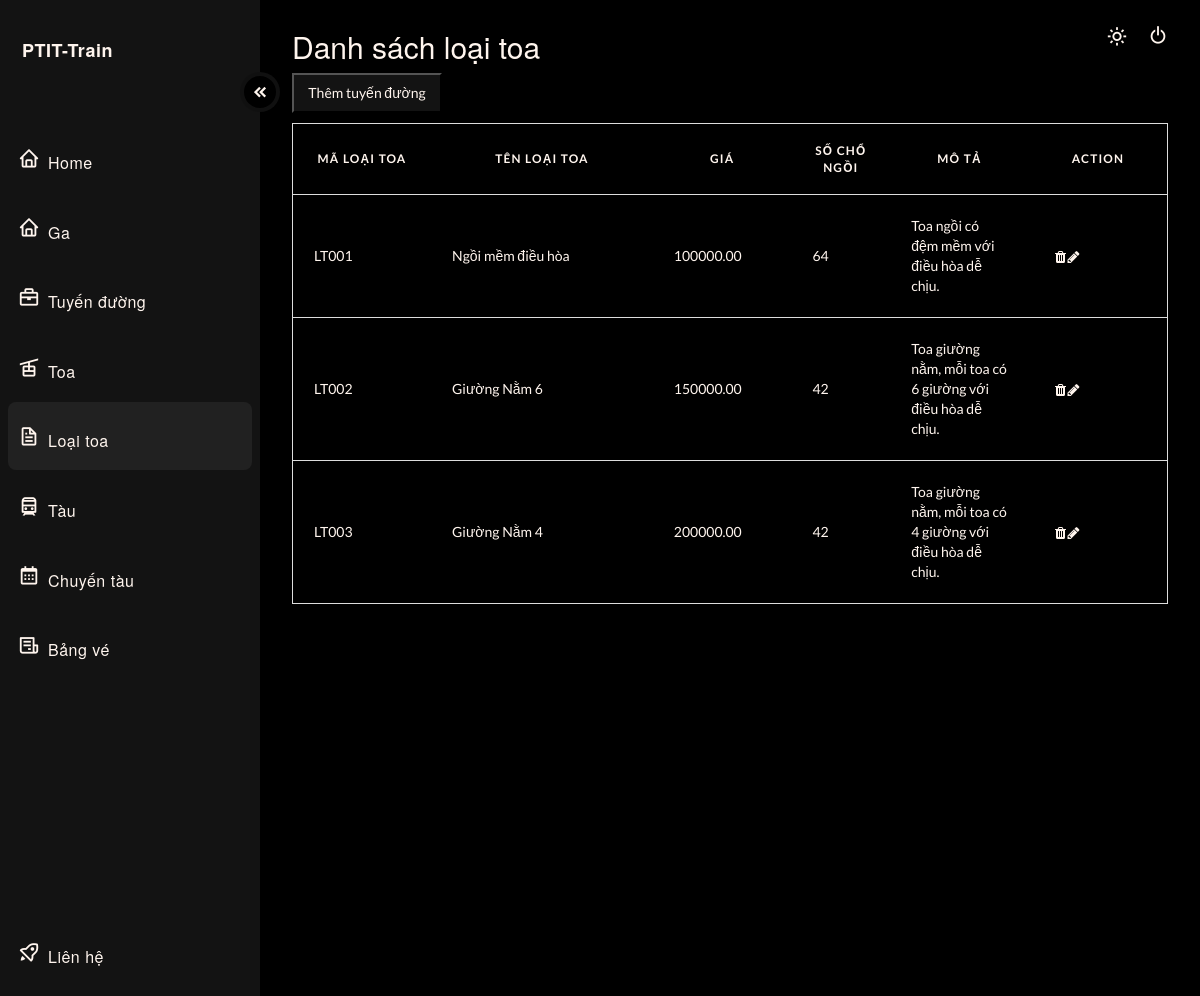
The app's page /?type=admin&page=loaitoa (signed in) with its own data.
### tables this page shows
CREATE TABLE LoaiToa(
  `MaLoaiToa` VARCHAR(20) PRIMARY KEY,
  `TenLoaiToa` NVARCHAR(100),
  `SoChoNgoi` SMALLINT,
  `Gia` DECIMAL(18, 2),
  `MoTa` TEXT
);

### src/controller/Controller.php (called while the page is built, shortened)
<?php
    class Controller{
        public function menu_bar(){
            include 'view/admin/menu_bar_admin.php';
        }
    }
?>

### src/index.php (called while the page is built)
<?php
    require 'route.php';
?>

### src/controller/LoaiToaController.php (called while the page is built, shortened)
<?php
    class LoaiToaController{
        public function index(){
            include './module/LoaiToaModule/LoaiToa.php';
            $arrLoaiToa = (new LoaiToa)->load();
            include './view/admin/dashboard_loaitoa.php';
		}
    }
?>

### src/module/db.php (called while the page is built, shortened)
<?php
    class DB{
        private function conn() {
            $connectionString = "mysql:host=" . getenv('MYSQL_HOSTNAME') . ";dbname=" . getenv('MYSQL_DATABASE');
            $conn = new \PDO($connectionString, getenv('MYSQL_USER'), getenv('MYSQL_PASSWORD'));
            $conn->setAttribute(PDO::ATTR_ERRMODE, PDO::ERRMODE_EXCEPTION);
            return $conn;
        }
        public function select($sql, $params = null)
        {
            $connect = $this->conn();
            if($params != null){
                $res = $connect->prepare($sql);
                $res->execute($params);
            }
            else {
                $res = $connect->query($sql);
            }
            $res->setFetchMode(PDO::FETCH_ASSOC);
            return $res;
        }
    }
?>

### src/module/LoaiToaModule/LoaiToa.php (called while the page is built, shortened)
<?php
    include_once "./module/db.php";
    include "LoaiToaObject.php";
        class LoaiToa{
            private $table = "LoaiToa";
            function load(){
                try {
                    $db = new DB();
                    $sql = "select * from $this->table";
                    $sth = $db->select($sql);
                    $arr = [];
                    while($row = $sth->fetch()) {
                        $obj = new LoaiToaObject($row);
                        $arr[] = $obj;
                    }
                        return $arr;
                    }
                catch (PDOException $e) {
                    return  $sql . "<br>" . $e->getMessage();
                }
            }
        }
?>

### src/module/LoaiToaModule/LoaiToaObject.php (called while the page is built, shortened)
<?php
    class LoaiToaObject {
        private $MaLoaiToa;
        private $TenLoaiToa;
        private $Gia;
        private $MoTa;
        private $SoChoNgoi;
        public function __construct($row)
        {
            $this->MaLoaiToa = $row['MaLoaiToa'];
            $this->TenLoaiToa = $row['TenLoaiToa'];
            $this->Gia = $row['Gia'];
            $this->MoTa = $row['MoTa'];
            $this->SoChoNgoi = $row['SoChoNgoi'];
        }
        public function getMaLoaiToa()
        {
                return $this->MaLoaiToa;
        }
        public function getTenLoaiToa()
        {
                return $this->TenLoaiToa;
        }
        public function getGia()
        {
                return $this->Gia;
        }
        public function getMoTa()
        {
                return $this->MoTa;
        }
        public function getSoChoNgoi()
        {
                return $this->SoChoNgoi;
        }
    }
?>

### src/view/admin/dashboard_loaitoa.php (the view, shortened to what this page needs)
  <main>
    <header>
      <div class="text">
        <h2>Danh sách loại toa</h2>
<table id="myTable">
  <button style="background-color:var(--accent-clr); color: var(--text);; width: 150px; height: 40px; margin-bottom: 10px;" id="addBtn">Thêm tuyến đường</button>
  <thead>
    <tr>
      <th scope="col" width="50px">Mã loại toa</th>
      <th scope="col" width="80px">Tên loại toa</th>
      <th scope="col" width="50px">Giá</th>
      <th scope="col" width="30px">Số Chổ ngồi</th>
      <th scope="col" width="50px">Mô Tả</th>
      <th scope="col" width="50px">Action</th>
    </tr>
  </thead>
  <tbody>
    <?php foreach($arrLoaiToa as $each): ?>
    <tr>
      <td data-label="CarriageCode"><?php echo $each->getMaLoaiToa(); ?></td>
      <td data-label="NameCarriage"><?php echo $each->getTenLoaiToa(); ?></td>
      <td data-label="Price"><?php echo $each->getGia(); ?></td>
      <td data-label="Description"><?php echo $each->getSoChoNgoi(); ?></td>
      <td data-label="Description"><?php echo $each->getMoTa(); ?></td>
      <td data-label="Period">
        <i class="fa fa-trash ticon"></i>
        <i class="fa fa-pencil"></i>
    </tr>
    <?php endforeach; ?>
  </tbody>
</table>
      </div>
      <div>
        <button style="position: absolute; top: 21px; right: 60px;" id="theme_switch">
          <i class='bx bx-sun'></i>
        </button>
      </div>
      <div>
        <button class="log" id="theme_switch">
          <i style="margin-left: 8px; position: absolute; margin-left: 8px;top: 24px;right: 23px;" class='bx bx-power-off'></i>
        </button>
      </div>
    </header>
  </main>
</div>
</body>
</html>

### src/route.php (shortened to what this page needs)
<?php
   require_once 'controller/Controller.php';
   require_once 'controller/LoaiToaController.php';
    $action = $_GET['action'] ?? 'index';
    $page = $_GET['page'] ?? 'base';
    $type = $_GET['type'] ?? '';
    switch($type){
		case 'admin':
			switch($page){
                case 'loaitoa':
                    switch($action){
                        case 'index':
                            (new Controller)->menu_bar();
                            (new LoaiToaController)->index();
                            break;
                    }
                    break;
			}
            break;
	}
?>

### src/view/admin/menu_bar_admin.php (shortened to what this page needs)
<!DOCTYPE html>
<html>
<head>
  <link rel="stylesheet" href="https://weareoutman.github.io/clockpicker/dist/jquery-clockpicker.min.css"></link>
  <link rel="stylesheet" href="https://cdn.jsdelivr.net/npm/sweetalert2@11.1.4/dist/sweetalert2.min.css">
  <link href="https://cdn.jsdelivr.net/npm/bootstrap@5.2.3/dist/css/bootstrap.min.css" rel="stylesheet">
	<link href='https://unpkg.com/boxicons@2.1.4/css/boxicons.min.css' rel='stylesheet'>
	<link rel="stylesheet" href="https://cdnjs.cloudflare.com/ajax/libs/font-awesome/4.7.0/css/font-awesome.min.css">
	<link rel="stylesheet" type="text/css" href="/view/css/dashboard.css">
    	<link rel="stylesheet" href="/view/css/train.css">
</head>
<body>
<div id="page_wrapper">
  <div id="sidenav" class="sidenav">
    <div class="sidenav_header">
      <div class="logo_section">
        <h3>PTIT-Train</h3>
      </div>
      <a href="?type=admin&page=home_admin" class="sidenav_link home">
        <i class='bx bx-home'></i>
        <h3>Home</h3>
      </a>
      <a href="?type=admin&page=ga" class="sidenav_link ga">
        <i class='bx bx-home'></i>
        <h3>Ga</h3>
      </a>
      <a href="?type=admin&page=tuyenduong" class="sidenav_link tuyenduong">
        <i class='bx bx-briefcase'></i>
        <h3>Tuyến đường</h3>
      </a>
      <a href="?type=admin&page=toa" class="sidenav_link toa">
        <i class='bx bx-cable-car'></i>
        <h3>Toa</h3>
      </a>
      <a href="?type=admin&page=loaitoa" class="sidenav_link loaitoa">
        <i class='bx bx-file'></i>
        <h3>Loại toa</h3>
      </a>
      <a href="?type=admin&page=tau" class="sidenav_link tau">
        <i class='bx bx-train'></i>
        <h3>Tàu</h3>
      </a>
      <a href="?type=admin&page=chuyentau" class="sidenav_link chuyentau">
        <i class='bx bx-calendar'></i>
        <h3>Chuyến tàu</h3>
      </a>
      <a href="?type=admin&page=bangve" class="sidenav_link bangve">
        <i class='bx bx-receipt'></i>
        <h3>Bảng vé</h3>
      </a>
    </div>
    <div class="sidenav_footer">
      <a href="?type=admin&page=lienhe" class="sidenav_link lienhe">
        <i class='bx bx-rocket'></i>
        <h3>Liên hệ</h3>
      </a>
  </div>
      <button id="nav_collapse_btn">
        <i class='bx bxs-chevrons-left'></i>
      </button>
</div>

### src/view/css/dashboard.css (style rules this page uses)
body { margin: 0px; padding: 0px; }
:root { --accent-clr: #131313; --accent-dark: #000000; --accent-light: rgba(155, 155, 155, .1); --text: seashell; }
#page_wrapper { height: 125vh; display: grid; grid-template-columns: 260px 1fr; font-family: 'Lato', sans-serif; box-sizing: border-box; background-color: var(--accent-dark); }
.sidenav { background-color: var(--accent-clr); height: 125vh; padding-inline: 8px; display: flex; flex-direction: column; position: relative; justify-content: space-between; }
.sidenav_link { display: flex; align-items: center; padding: 10px; margin-bottom: 2px; }
.sidenav_link.active { font-weight: 700; background-color: var(--accent-light); border-radius: 8px; }
.sidenav_link i { color: var(--text); }
.logo_section { height: 60px; margin-top: 16px; display: flex; align-items: center; margin-bottom: 48px; padding-inline: 14px; }
.logo_section h3 { font-weight: bold;font-size: 18px; }
#nav_collapse_btn { position: absolute; top: 72px; left: 240px; transition: 250ms ease-out; background-color: var(--accent-dark); border-radius: 99px; display: flex; align-items: center; justify-content: center; border: 4px solid var(--accent-light); height: 40px; width: 40px; cursor: pointer; }
#nav_collapse_btn > i { color: var(--text); font-size: 18px; margin-left: 8px; }
.bx { font-size: 22px;margin-right: 8px; }
h3 { color: var(--text); font-size: 16px; letter-spacing: .5px; }
a { text-decoration: none; }
.bx-calendar { position: relative; }
.sidenav_footer { margin-bottom: 12px; }
main { padding-inline: 32px; }
header { margin-top: 30px; display: flex; justify-content: space-between; }
h2 { font-size: 32px; font-weight: 300; margin-bottom: 12px; color: var(--text); }
#theme_switch { background-color: transparent; border: none; color: var(--text); display: flex; justify-content: center; align-items: center; cursor: pointer; border-radius: 8px; padding: 4px; }
.bx-sun { color: var(--text); padding-left: 8px; }
table { border-collapse: collapse; margin: 0; padding: 0; width: 100%; table-layout: fixed; color: var(--text); border-spacing: 0 15px; }
table tr { background-color:transparent; border: 1px solid #ddd!important; padding: .35em; margin-bottom: 10px; }
table th, table td { padding: 1.5em; text-align: left; }
table th { font-size: .85em; letter-spacing: .1em; text-transform: uppercase; }
.ticon { padding: 5px; background: var(--gray); border-radius: 4px; width: 15px; height: 15px; text-align: center; }

### records on screen
loaitoa: MaLoaiToa "LT001", TenLoaiToa "Ngồi mềm điều hòa", Gia "100000.00", SoChoNgoi "64", MoTa "Toa ngồi có đệm mềm với điều hòa dễ chịu."
loaitoa: MaLoaiToa "LT002", TenLoaiToa "Giường Nằm 6", Gia "150000.00", SoChoNgoi "42", MoTa "Toa giường nằm, mỗi toa có 6 giường với điều hòa dễ chịu."
loaitoa: MaLoaiToa "LT003", TenLoaiToa "Giường Nằm 4", Gia "200000.00", SoChoNgoi "42", MoTa "Toa giường nằm, mỗi toa có 4 giường với điều hòa dễ chịu."
